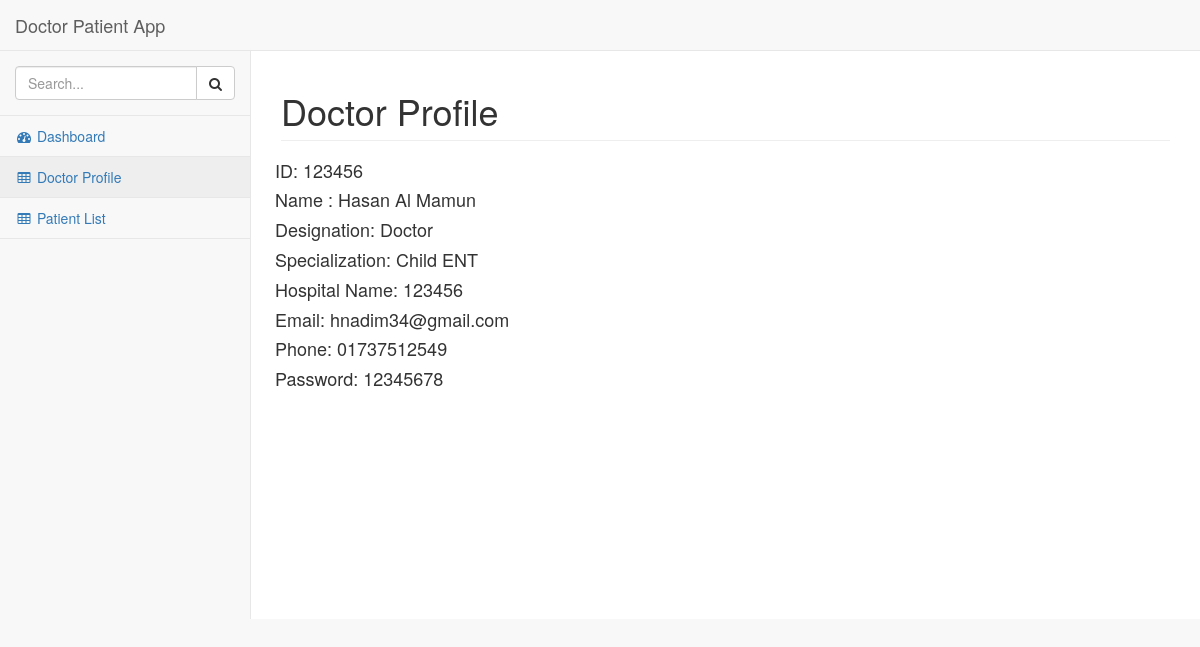
The page /doctor/pages/doctor_profile.php (signed in) on the database as committed earlier.
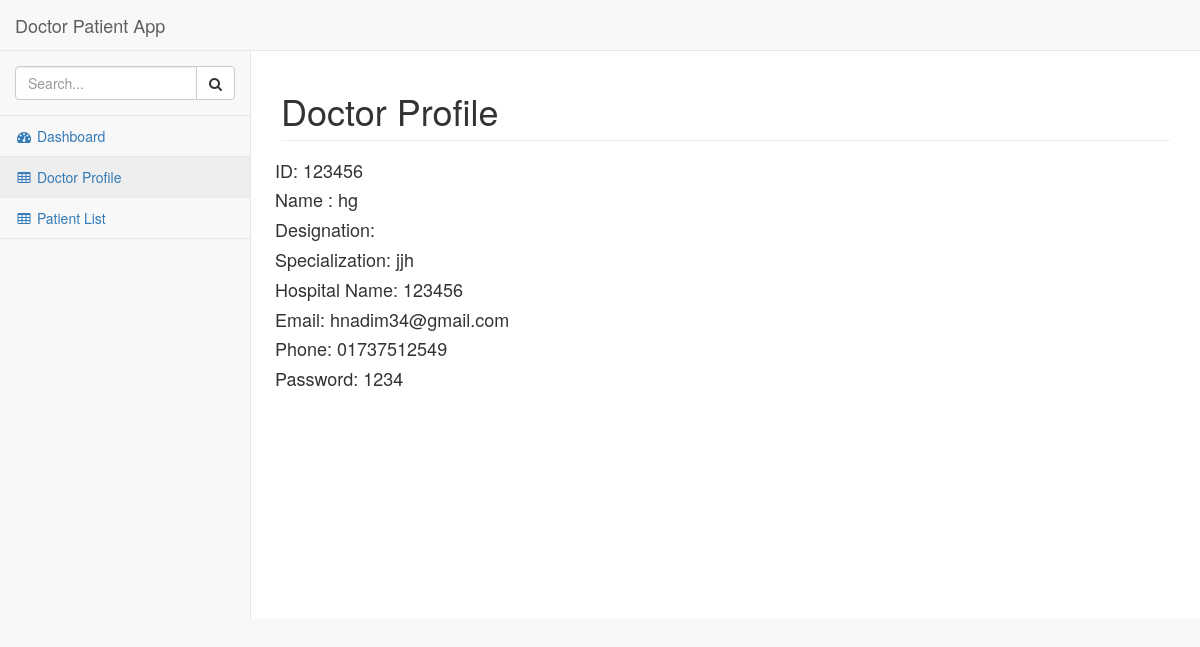
The same page on the database as committed later.
### tables this page shows
CREATE TABLE `doctor_profile` (
  `doctor_sl` int(255) NOT NULL,
  `designation` varchar(255) NOT NULL,
  `doctor_email` varchar(255) NOT NULL,
  `doctor_id` varchar(255) NOT NULL,
  `doctor_phone` varchar(255) NOT NULL,
  `hospital_id` varchar(255) NOT NULL,
  `isApproved` varchar(255) NOT NULL,
  `name` varchar(255) NOT NULL,
  `password` varchar(255) NOT NULL,
  `specialization` varchar(255) NOT NULL,
  `created_at` timestamp(5) NOT NULL DEFAULT CURRENT_TIMESTAMP(5)
);

### doctor/pages/doctor_profile.php (the view, shortened to what this page needs)
<?php
  include 'config.php';
  $doctor_email= $_SESSION['doctor_email'];
  $sql_Query= "SELECT * FROM doctor_profile WHERE doctor_email='$doctor_email' ";
  $result = mysqli_query($con, $sql_Query);
?>
<!DOCTYPE html>
<html lang="en">
<head>
    <?php include ('app.php'); ?>
</head>
<body>
    <div id="wrapper">
        <nav class="navbar navbar-default navbar-static-top" role="navigation" style="margin-bottom: 0">
            <?php include ('header.php'); ?>
        </nav>
        <div id="page-wrapper">
            <div class="row">
                <div class="col-lg-12">
                    <h1 class="page-header">Doctor Profile</h1>
                </div>
                <div class="page-wrapper" style="margin: 24px;">
                    <div class="row">
                        <?php
                            if (mysqli_num_rows($result) > 0)
                            {
                                while($row = mysqli_fetch_assoc($result)) {
                                ?>
                                    <h4>ID: <?php echo $row["doctor_id"]; ?></h4>
                                    <h4>Name : <?php echo $row["name"]; ?></h4>
                                    <h4>Designation: <?php echo $row["designation"]; ?></h4>
                                    <h4>Specialization: <?php echo $row["specialization"]; ?></h4>
                                    <h4>Hospital Name: <?php echo $row["hospital_id"]; ?></h4>
                                    <h4>Email: <?php echo $row["doctor_email"]; ?></h4>
                                    <h4>Phone: <?php echo $row["doctor_phone"]; ?></h4>
                                    <h4>Password: <?php echo $row["password"]; ?></h4>
                                <?php
                                }
                            }
                        ?>
                </div>
                </div>
            </div>
        </div>
    </div>
</body>
</html>

Rows that differ between the two databases and show on the page:
changed doctor_profile "hnadim34@gmail.com": name "Hasan Al Mamun" → "hg"; specialization "Child ENT" → "jjh"; password "12345678" → "1234"; designation "Doctor" → (not shown)
